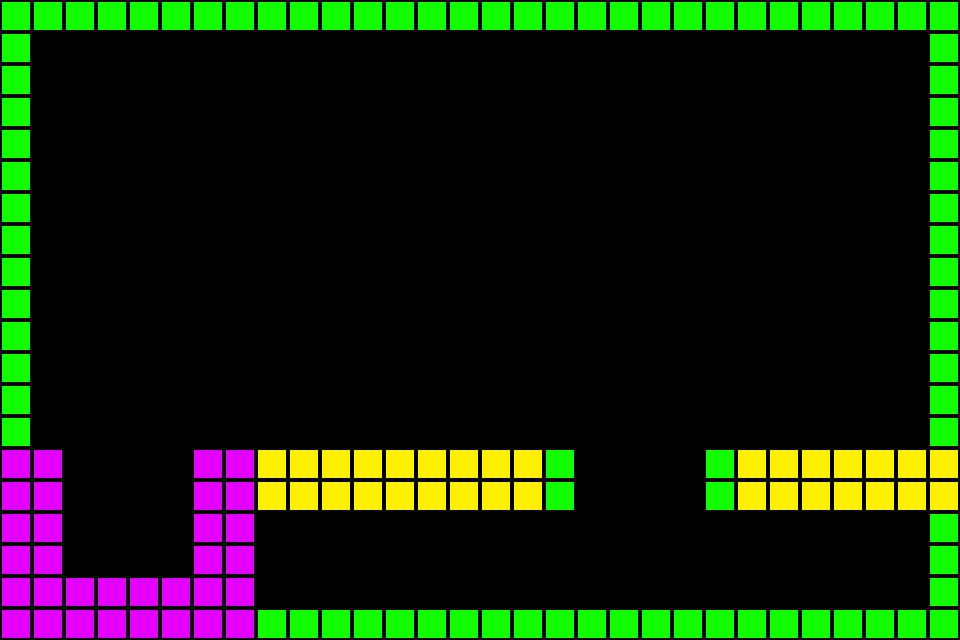

Tiled map render using the project's own tile images. Description and the map definition, with tile-layer contents summarised, below:
An orthogonal 30x20 tile map with 32x32 px tiles, 1 tile layer (Tile Layer 1) and 8 objects (3x powerChip, 3x positivePole, launcher, shutDownSite).

<map version="1.0" orientation="orthogonal" width="30" height="20" tilewidth="32" tileheight="32">
 <tileset firstgid="1" name="tilemap-hd" tilewidth="32" tileheight="32">
  <image source="tilemap-hd.png" width="64" height="64" />
  <tile id="0">
   <properties>
    <property name="Collidable" value="True" />
    <property name="Color" value="Blue" />
   </properties>
  </tile>
  <tile id="1">
   <properties>
    <property name="Collidable" value="True" />
    <property name="Color" value="Purple" />
   </properties>
  </tile>
  <tile id="2">
   <properties>
    <property name="Collidable" value="True" />
    <property name="Color" value="Green" />
   </properties>
  </tile>
  <tile id="3">
   <properties>
    <property name="Collidable" value="True" />
    <property name="Color" value="Yellow" />
   </properties>
  </tile>
 </tileset>
 <layer name="Tile Layer 1" width="30" height="20">
  <data>[600 cells, 149 non-empty, 3 distinct tile ids]</data>
 </layer>
 <objectgroup name="Object Layer 1" width="30" height="20">
  <object name="Launcher" type="launcher" x="128" y="512">
   <properties>
    <property name="direction" value="right" />
   </properties>
  </object>
  <object name="Chip" type="powerChip" x="672" y="480" />
  <object name="Chip" type="powerChip" x="608" y="480" />
  <object name="Site" type="shutDownSite" x="640" y="544" />
  <object name="+" type="positivePole" x="640" y="96" />
  <object name="+" type="positivePole" x="736" y="96" />
  <object name="+" type="positivePole" x="832" y="96" />
  <object name="Chip" type="powerChip" x="640" y="480" />
 </objectgroup>
</map>
